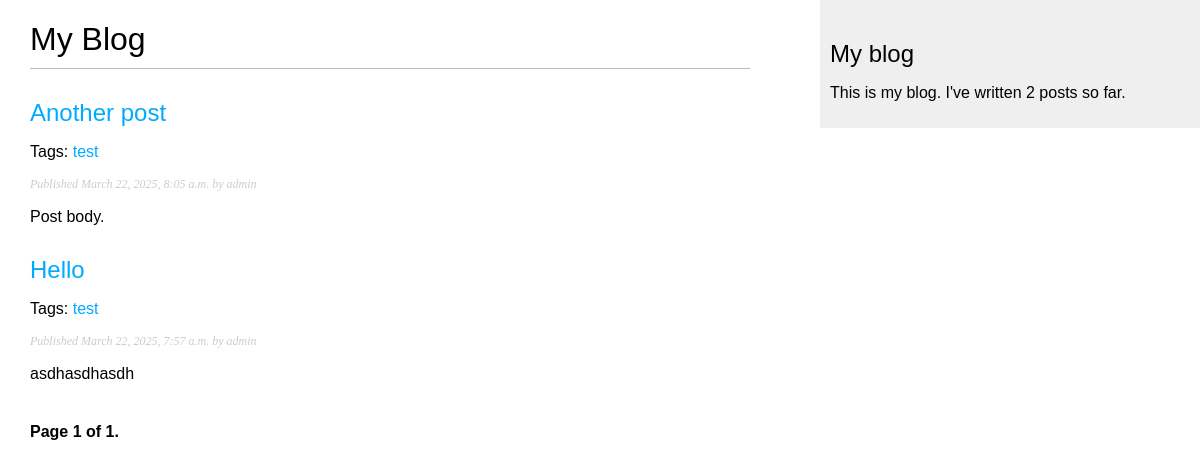
Screenshot of /blog/ with the database file from the repository.
### blog/models.py (models this page shows, shortened)
class Post(models.Model):
    class Status(models.TextChoices):
        DRAFT = 'DF', 'Draft'
        PUBLISHED = 'PB', 'Published'
    title = models.CharField(max_length=250)
    slug = models.SlugField(max_length=250,unique_for_date='publish')
    author = models.ForeignKey(
        settings.AUTH_USER_MODEL,
        on_delete=models.CASCADE,
        related_name='blog_posts'
    )
    body = models.TextField()
    publish = models.DateTimeField(default=timezone.now)
    created = models.DateTimeField(auto_now_add=True)
    updated = models.DateTimeField(auto_now=True)
    status = models.CharField(
        max_length=2,
        choices=Status,
        default=Status.DRAFT
    )
    tags = TaggableManager()
    objects = models.Manager() # The default manager.
    published = PublishedManager() # Our custom manager.
    class Meta:
        ordering = ["-publish"]
        indexes = [
            models.Index(fields=['-publish']),
        ]
    def get_absolute_url(self):
        return reverse(
            'blog:post_detail',
            args=[
                self.publish.year,
                self.publish.month,
                self.publish.day,
                self.slug
            ]
    )

### blog/views.py (the view)
# urls.py: path('', views.post_list, name='post_list'),
def post_list(request, tag_slug=None):
    post_list = Post.published.all()
    tag = None
    if tag_slug:
        tag = get_object_or_404(Tag, slug=tag_slug)
        post_list = post_list.filter(tags__in=[tag])
    paginator = Paginator(post_list, 3)
    page_number = request.GET.get('page', 1)
    try:
        posts = paginator.page(page_number)
    except PageNotAnInteger:
        posts = paginator.page(1)
    except EmptyPage:
        posts = paginator.page(paginator.num_pages)
    return render(
        request,
        'blog/post/list.html',
        {'posts': posts}
    )

### blog/models.py (called while the page is built)
    def get_queryset(self):
        return super().get_queryset().filter(status=Post.Status.PUBLISHED)

### blog/templatetags/blog_tags.py (called while the page is built)
@register.simple_tag
def total_posts():
    return Post.published.count()

### blog/templates/blog/post/list.html (shortened to what this page needs)
{% extends "blog/base.html" %}
{% block content %}
  <h1>My Blog</h1>
  {% for post in posts %}
    <h2>
      <a href="{{ post.get_absolute_url }}">
        {{ post.title }}
      </a>
    </h2>
    <p class="tags">
      Tags:
      {% for tag in post.tags.all %}
        <a href="{% url "blog:post_list_by_tag" tag.slug %}">
          {{ tag.name }}
        </a>{% if not forloop.last %}, {% endif %}
      {% endfor %}
   </p>
    <p class="date">
      Published {{ post.publish }} by {{ post.author }}
    </p>
    {{ post.body|truncatewords:30|linebreaks }}
  {% endfor %}
  {% include "pagination.html" with page=posts %}
{% endblock %}

### blog/templates/blog/base.html (shortened to what this page needs)
{% load blog_tags %}
{% load static %}
<!DOCTYPE html>
<html>
<head>
  <link href="{% static "css/blog.css" %}" rel="stylesheet">
</head>
<body>
  <div id="content">
    {% block content %}
    {% endblock %}
  </div>
  <div id="sidebar">
    <h2>My blog</h2>
    <p>
      This is my blog.
      I've written {% total_posts %} posts so far.
    </p>
  </div>
</body>
</html>

### blog/templates/pagination.html (shortened to what this page needs)
<div class="pagination">
    <span class="step-links">
      <span class="current">
        Page {{ page.number }} of {{ page.paginator.num_pages }}.
      </span>
    </span>
  </div>

### blog/static/css/blog.css (style rules this page uses)
body { margin:0; padding:0; font-family:helvetica, sans-serif; }
a { color:#00abff; text-decoration:none; }
h1 { font-weight:normal; border-bottom:1px solid #bbb; padding:0 0 10px 0; }
h2 { font-weight:normal; margin:30px 0 0; }
#content { float:left; width:60%; padding:0 0 0 30px; }
#sidebar { float:right; width:30%; padding:10px; background:#efefef; height:100%; }
p.date { color:#ccc; font-family: georgia, serif; font-size: 12px; font-style: italic; }
.pagination { margin:40px 0; font-weight:bold; }

### rows the page displays
Post: title "Another post", publish "March 22, 2025, 8:05 a.m.", author "admin", body "Post body."
Tag: name "test"
Post: title "Hello", publish "March 22, 2025, 7:57 a.m.", author "admin", body "asdhasdhasdh"

### other values shown
{{ page.number }} "1"
{{ page.paginator.num_pages }} "1"
